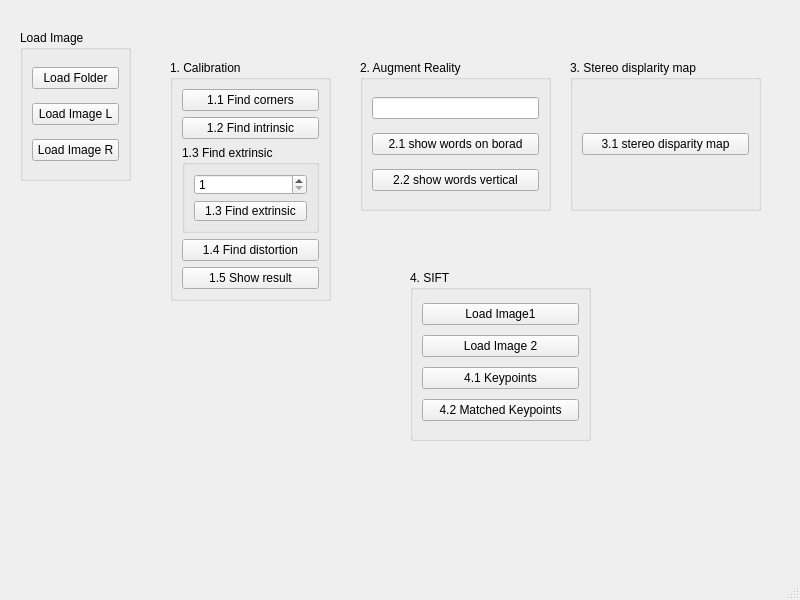
<?xml version="1.0" encoding="UTF-8"?>
<ui version="4.0">
 <class>MainWindow</class>
 <widget class="QMainWindow" name="MainWindow">
  <property name="geometry">
   <rect>
    <x>0</x>
    <y>0</y>
    <width>800</width>
    <height>600</height>
   </rect>
  </property>
  <property name="windowTitle">
   <string>MainWindow</string>
  </property>
  <widget class="QWidget" name="centralwidget">
   <widget class="QGroupBox" name="load_image_box">
    <property name="geometry">
     <rect>
      <x>20</x>
      <y>30</y>
      <width>111</width>
      <height>151</height>
     </rect>
    </property>
    <property name="title">
     <string>Load Image</string>
    </property>
    <layout class="QVBoxLayout" name="verticalLayout">
     <item>
      <widget class="QPushButton" name="load_folder_button">
       <property name="text">
        <string>Load Folder</string>
       </property>
      </widget>
     </item>
     <item>
      <widget class="QPushButton" name="load_image_l_button">
       <property name="text">
        <string>Load Image L</string>
       </property>
      </widget>
     </item>
     <item>
      <widget class="QPushButton" name="load_image_r_button">
       <property name="text">
        <string>Load Image R</string>
       </property>
      </widget>
     </item>
    </layout>
   </widget>
   <widget class="QGroupBox" name="calibration_box">
    <property name="geometry">
     <rect>
      <x>170</x>
      <y>60</y>
      <width>161</width>
      <height>241</height>
     </rect>
    </property>
    <property name="title">
     <string>1. Calibration</string>
    </property>
    <layout class="QVBoxLayout" name="verticalLayout_2">
     <item>
      <widget class="QPushButton" name="find_corners_button">
       <property name="text">
        <string>1.1 Find corners</string>
       </property>
      </widget>
     </item>
     <item>
      <widget class="QPushButton" name="find_intrinsic_button">
       <property name="text">
        <string>1.2 Find intrinsic</string>
       </property>
      </widget>
     </item>
     <item>
      <widget class="QGroupBox" name="find_extrinsic_box">
       <property name="title">
        <string>1.3 Find extrinsic</string>
       </property>
       <layout class="QVBoxLayout" name="verticalLayout_3">
        <item>
         <widget class="QSpinBox" name="find_extrinsic_spinBox">
          <property name="minimum">
           <number>1</number>
          </property>
         </widget>
        </item>
        <item>
         <widget class="QPushButton" name="find_extrinsic_button">
          <property name="text">
           <string>1.3 Find extrinsic</string>
          </property>
         </widget>
        </item>
       </layout>
      </widget>
     </item>
     <item>
      <widget class="QPushButton" name="find_distortion_button">
       <property name="text">
        <string>1.4 Find distortion</string>
       </property>
      </widget>
     </item>
     <item>
      <widget class="QPushButton" name="show_result_button">
       <property name="text">
        <string>1.5 Show result</string>
       </property>
      </widget>
     </item>
    </layout>
   </widget>
   <widget class="QGroupBox" name="augment_reality_box">
    <property name="geometry">
     <rect>
      <x>360</x>
      <y>60</y>
      <width>191</width>
      <height>151</height>
     </rect>
    </property>
    <property name="title">
     <string>2. Augment Reality</string>
    </property>
    <layout class="QVBoxLayout" name="verticalLayout_4">
     <item>
      <widget class="QLineEdit" name="word_lineEdit">
       <property name="text">
        <string/>
       </property>
      </widget>
     </item>
     <item>
      <widget class="QPushButton" name="show_words_on_borad_button">
       <property name="text">
        <string>2.1 show words on borad</string>
       </property>
      </widget>
     </item>
     <item>
      <widget class="QPushButton" name="show_words_vertical_button">
       <property name="text">
        <string>2.2 show words vertical</string>
       </property>
      </widget>
     </item>
    </layout>
   </widget>
   <widget class="QGroupBox" name="stereo_disparity_map_box">
    <property name="geometry">
     <rect>
      <x>570</x>
      <y>60</y>
      <width>191</width>
      <height>151</height>
     </rect>
    </property>
    <property name="title">
     <string>3. Stereo displarity map</string>
    </property>
    <layout class="QVBoxLayout" name="verticalLayout_5">
     <item>
      <widget class="QPushButton" name="stereo_disparity_map_button">
       <property name="text">
        <string>3.1 stereo disparity map</string>
       </property>
      </widget>
     </item>
    </layout>
   </widget>
   <widget class="QGroupBox" name="sift_box">
    <property name="geometry">
     <rect>
      <x>410</x>
      <y>270</y>
      <width>181</width>
      <height>171</height>
     </rect>
    </property>
    <property name="title">
     <string>4. SIFT</string>
    </property>
    <layout class="QVBoxLayout" name="verticalLayout_6">
     <item>
      <widget class="QPushButton" name="load_image_1_button">
       <property name="text">
        <string>Load Image1</string>
       </property>
      </widget>
     </item>
     <item>
      <widget class="QPushButton" name="load_image_2_button">
       <property name="text">
        <string>Load Image 2</string>
       </property>
      </widget>
     </item>
     <item>
      <widget class="QPushButton" name="keypoints_button">
       <property name="text">
        <string>4.1 Keypoints</string>
       </property>
      </widget>
     </item>
     <item>
      <widget class="QPushButton" name="matched_keypoints_button">
       <property name="text">
        <string>4.2 Matched Keypoints</string>
       </property>
      </widget>
     </item>
    </layout>
   </widget>
  </widget>
  <widget class="QMenuBar" name="menubar">
   <property name="geometry">
    <rect>
     <x>0</x>
     <y>0</y>
     <width>800</width>
     <height>21</height>
    </rect>
   </property>
  </widget>
  <widget class="QStatusBar" name="statusbar"/>
 </widget>
 <resources/>
 <connections/>
</ui>
